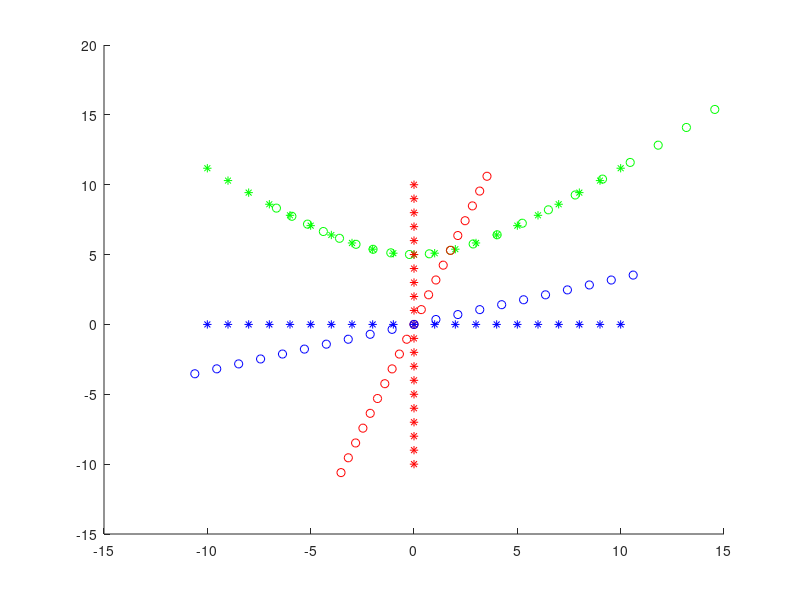
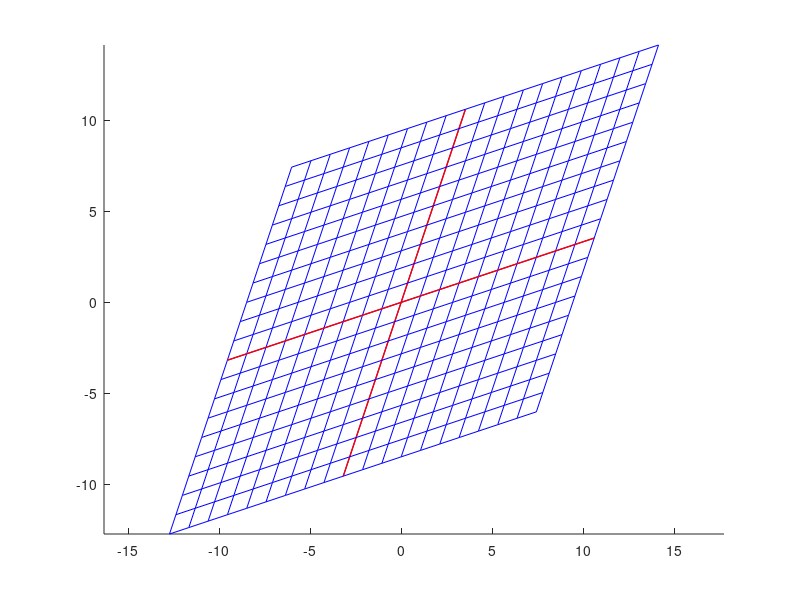
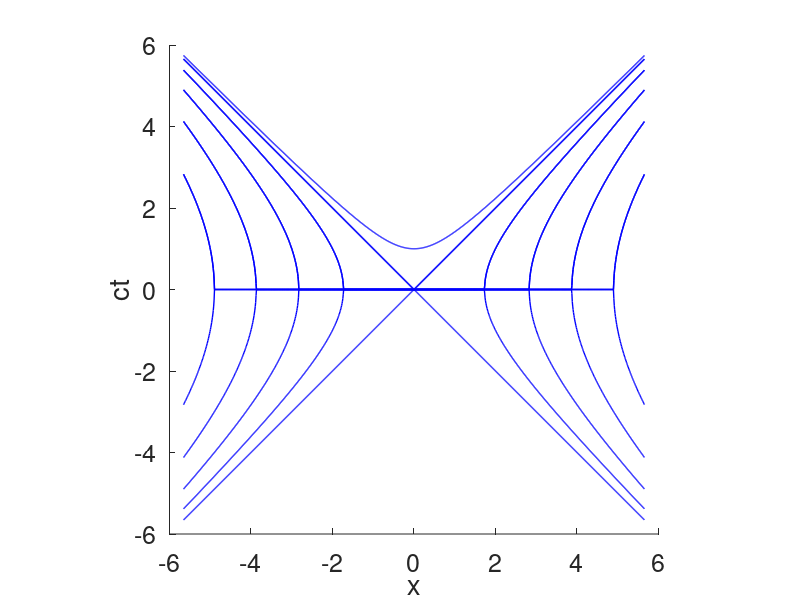
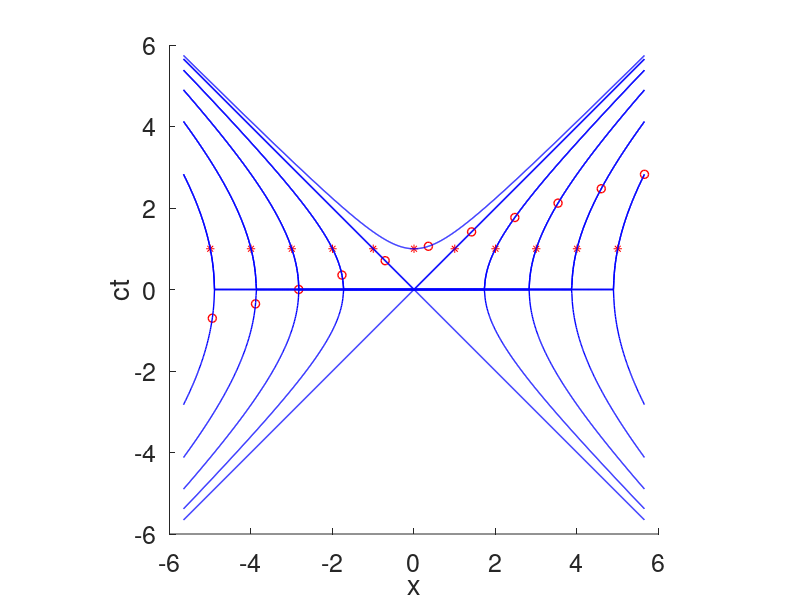

Here is the MATLAB script that generated these plots, in order:
% Lorentz.m

clear

%beta = 0;
%beta = 0.333;
%beta = -0.333
beta = 0.333;
gamma = 1/sqrt(1-beta^2);

L = [gamma beta*gamma 0 0;beta*gamma gamma 0 0;0 0 1 0;0 0 0 1];

g = [-1 0 0 0;0 1 0 0;0 0 1 0;0 0 0 1];

figure(1)
clf
hold on
for loop = -10:10
    
    ct = loop;
    x = 0.0*loop;
    y = 0;
    z = 0;
    
    V = [ct x y z]';
    Vp = L*V;
    
    plot(V(2),V(1),'*r',Vp(2),Vp(1),'or')
    
    ct = 0.0*loop;
    x = loop;
    
    V = [ct x y z]';
    Vp = L*V;
    
    plot(V(2),V(1),'*b',Vp(2),Vp(1),'ob')
    
    x = loop;
    ct = sqrt(x^2 + 5^2);
    
    V = [ct x y z]';
    Vp = L*V;
    
    plot(V(2),V(1),'*g',Vp(2),Vp(1),'og')
    
    Vs = [-ct x y z];
    S2 = Vs*V;
    
end

hold off

% Coordinate axes
figure(2)
clf
axis equal
hold on
for xloop = 1:20
    x = xloop-10;
    y = 0;
    z = 0;
    for yloop = 1:20
        ct = yloop-10;
        V = [ct x y z]';
        Vpx(:,yloop) = L*V;
    end
    plot(Vpx(2,:),Vpx(1,:),'b')
    if (x == 0)
        plot(Vpx(2,:),Vpx(1,:),'r','Linewidth',1)
    end
end
for yloop = 1:20
    ct = yloop-10;
    y = 0;
    z = 0;
    for xloop = 1:20
        
        x = xloop-10;
        
        V = [ct x y z]';
        Vpy(:,xloop) = L*V;
    end
    plot(Vpy(2,:),Vpy(1,:),'b')
    if (ct == 0)
        plot(Vpy(2,:),Vpy(1,:),'r','Linewidth',1)
    end
end
hold off
set(gcf, 'color', 'white')

% Invariant hyperbola

figure(3)
clf
hold on
xmx = 5; tmx = 1;
mx = gamma*(xmx+beta*tmx);
x = -mx:0.01:mx;  %continuous x variable for hyperbola plotting
for xloop = 1:11
    x0 = xloop-6;
    ct0 = tmx;         % simultaneity
    V = [ct0 x0 0 0]';
    Vp = L*V;
    
    %plot(V(2),V(1),'*r',Vp(2),Vp(1),'or','Linewidth',1)
    
    y1 = real(sqrt(x.^2 - (x0.^2 - ct0^2)));
    
    if ct0 > x0
        plot(x,y1,'b','Linewidth',1.0)
    else
        plot(x,y1,'b','Linewidth',1.0)
        plot(x,-y1,'b','Linewidth',1.0)
    end
    
    s(:,2*xloop-1) = x';
    s(:,2*xloop) = y1;
    
    v(xloop,1) = V(1);
    v(xloop,2) = V(2);
    vp(xloop,1) = Vp(1);
    vp(xloop,2) = Vp(2);
    
    %keyboard
    
end
s(:,12) = x';
hold off
axis equal
axis([-6 6 -6 6])
xlabel('x','FontSize',18)
ylabel('ct','FontSize',18)
h = gca;
set(h,'FontSize',18)

figure(4)
clf
hold on
xmx = 5; tmx = 1;
mx = gamma*(xmx+beta*tmx);
x = -mx:0.01:mx;  %continuous x variable for hyperbola plotting
for xloop = 1:11
    x0 = xloop-6;
    ct0 = tmx;         % simultaneity
    V = [ct0 x0 0 0]';
    Vp = L*V;
    
    plot(V(2),V(1),'*r',Vp(2),Vp(1),'or','Linewidth',1)
    
    y1 = real(sqrt(x.^2 - (x0.^2 - ct0^2)));
    
    if ct0 > x0
        plot(x,y1,'b','Linewidth',1.0)
    else
        plot(x,y1,'b','Linewidth',1.0)
        plot(x,-y1,'b','Linewidth',1.0)
    end
    
    s(:,2*xloop-1) = x';
    s(:,2*xloop) = y1;
    
    v(xloop,1) = V(1);
    v(xloop,2) = V(2);
    vp(xloop,1) = Vp(1);
    vp(xloop,2) = Vp(2);
    
    %keyboard
    
end
s(:,12) = x';
hold off
axis equal
axis([-6 6 -6 6])
xlabel('x','FontSize',18)
ylabel('ct','FontSize',18)
h = gca;
set(h,'FontSize',18)

figure(5)
clf
hold on
xmx = 2; tmx = 5;
mx = gamma*(xmx+beta*tmx);
x = -mx:0.01:mx;  %continuous x variable for hyperbola plotting
for tloop = -5:5
    xu = xmx;                 % ticking clock
    ct = tloop;
    V = [ct xu 0 0]';
    Vp = L*V;
    
    plot(V(2),V(1),'*r',Vp(2),Vp(1),'or','Linewidth',1)
    
    y1 = real(sqrt(x.^2 - (2^2 - tloop^2)));
    y2 = -y1;
    plot(x,y1,x,y2,'b','Linewidth',1)
    
end
hold off
axis equal




